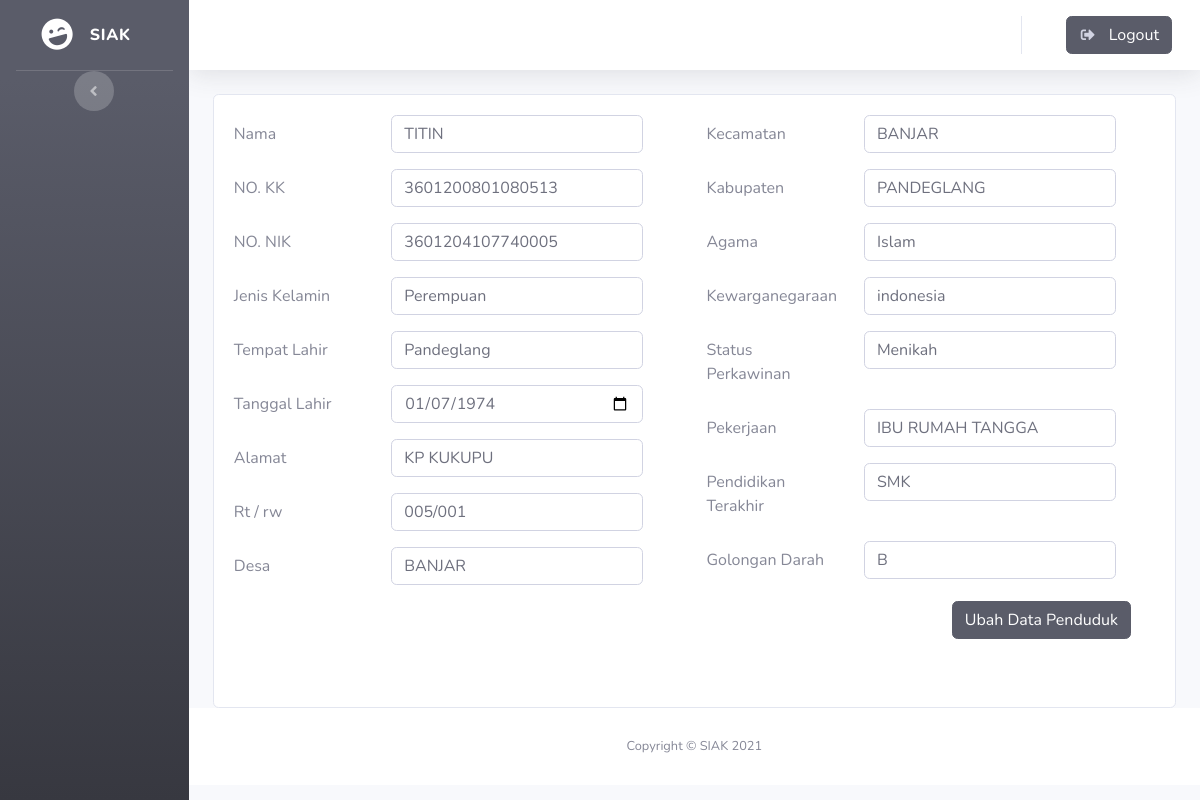
Page /admin/edit_penduduk/3601204107740005 on the earlier database version.
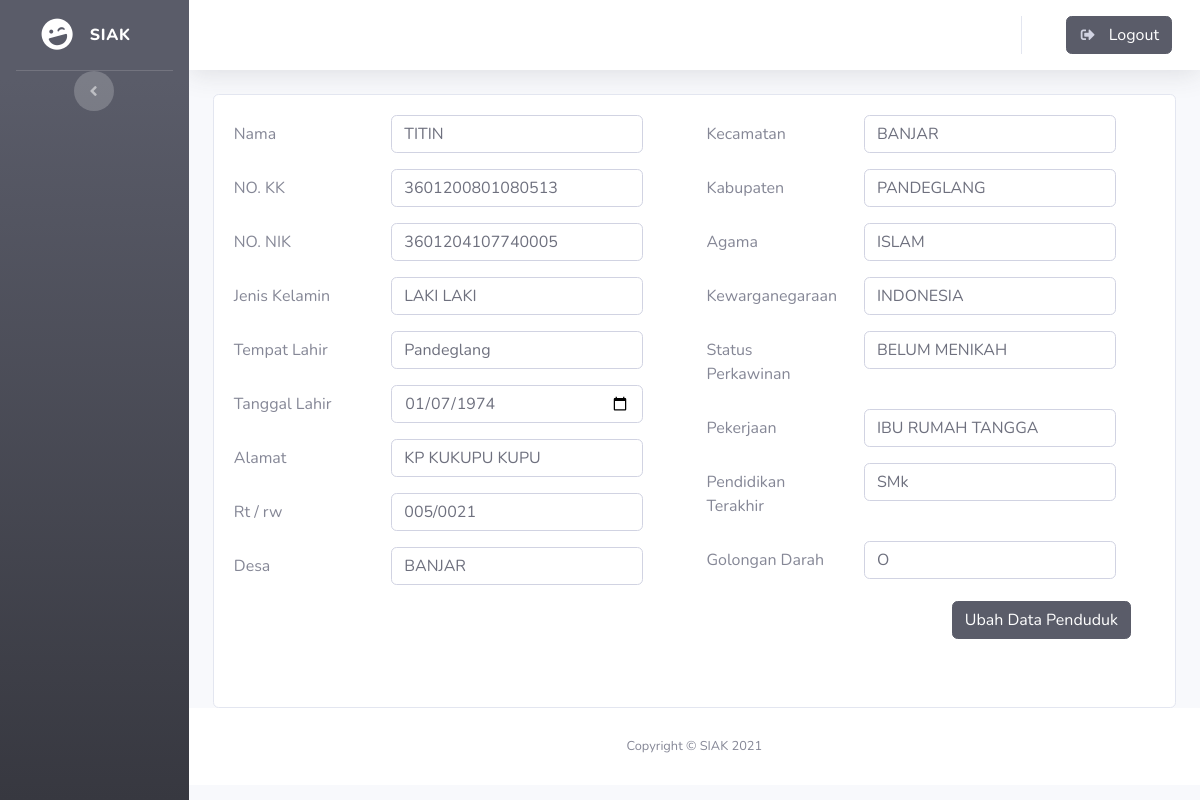
Same page on the later database version.
### tables this page shows
CREATE TABLE `masyarakat` (
  `id` int(11) NOT NULL,
  `kk` varchar(16) NOT NULL,
  `nik` varchar(16) NOT NULL,
  `nama` varchar(50) NOT NULL,
  `tempat_lahir` varchar(50) NOT NULL,
  `tanggal_lahir` date NOT NULL,
  `jk` varchar(15) NOT NULL,
  `agama` varchar(15) NOT NULL,
  `alamat` varchar(30) NOT NULL,
  `rt/rw` varchar(10) NOT NULL,
  `desa` varchar(30) NOT NULL,
  `kecamatan` varchar(30) NOT NULL,
  `kabupaten` varchar(30) NOT NULL,
  `pendidikan_terakhir` varchar(10) NOT NULL,
  `pekerjaan` varchar(50) NOT NULL,
  `status` varchar(30) NOT NULL,
  `kewarganegaraan` varchar(30) NOT NULL,
  `gol` varchar(3) NOT NULL,
  `gambar` varchar(255) NOT NULL
);

### application/controllers/admin.php (called while the page is built, shortened)
<?php
class admin extends CI_Controller
{
    public function __construct()
    {
        $this->load->model('model_masyarakat');
    }
    public function edit_penduduk($nik)
    {
        $data['pengguna'] = $this->model_masyarakat->sessionpengguna();
        $data['masyarakat'] = $this->model_masyarakat->getMasyarakatByNik();
        $data['menu'] = $this->model_masyarakat->menu();
        $data['masyarakat'] = $this->model_masyarakat->getMasyarakat($nik);
        $data['tittle'] = "Tambah Data Penduduk";
        $data['judul'] = "Tambah Penduduk";
        $this->form_validation->set_rules('nama', 'Nama', 'required|trim');
        $this->form_validation->set_rules('nik', 'NO. NIK', 'required|trim');
        $this->form_validation->set_rules('jk', 'Jenis Kelamin', 'required|trim');
        $this->form_validation->set_rules('tempat_lahir', 'Tempat Lahir', 'required|trim');
        $this->form_validation->set_rules('tanggal_lahir', 'Tanggal Lahir', 'required|trim');
        $this->form_validation->set_rules('alamat', 'Alamat', 'required|trim');
        $this->form_validation->set_rules('rt/rw', 'Rt / Rw', 'required|trim');
        $this->form_validation->set_rules('desa', 'Desa', 'required|trim');
        $this->form_validation->set_rules('kecamatan', 'Kecamatan', 'required|trim');
        $this->form_validation->set_rules('agama', 'Agama', 'required|trim');
        $this->form_validation->set_rules('status', 'Status Perkawinan', 'required|trim');
        $this->form_validation->set_rules('pekerjaan', 'Pekerjaan', 'required|trim');
        $this->form_validation->set_rules('gol', 'Golongan Darah', 'required|trim');
        $this->form_validation->set_rules('kabupaten', 'kabupaten', 'required|trim');
        $this->form_validation->set_rules('pendidikan_terakhir', 'Pendidikan Terakhir', 'required|trim');
        $this->form_validation->set_rules('kewarganegaraan', 'Kewarganegaraan', 'required|trim');
        $this->form_validation->set_rules('kk', 'NO.KK', 'required|trim');
        if ($this->form_validation->run() == false) {
            $this->load->view('templets/header', $data);
            $this->load->view('templets/sidebar');
            $this->load->view('templets/topbar');
            $this->load->view('admin/edit_penduduk', $data);
            $this->load->view('templets/footer');
        } else {
            $this->model_masyarakat->editpenduduk($nik);
            $this->session->set_flashdata('message', '<div class="alert alert-warning alert-dismissible fade show" role="alert"><strong>Berhasi di upload</strong></div>');
            redirect('admin/penduduk');
        }
    }
}

### index.php (called while the page is built, shortened)
<?php
require_once BASEPATH.'core/CodeIgniter.php';

### application/models/model_masyarakat.php (called while the page is built, shortened)
<?php
class model_masyarakat extends CI_Model
{
    public function getMasyarakatByNik()
    {
        $n = $this->db->get_where('login', ['nik' => $this->session->userdata('nik')])->row_array();
        $nik = $n['nik'];
        return $this->db->get_where('masyarakat', ['nik' => $nik])->row_array();
    }
    public function getMasyarakat($nik)
    {
        return $this->db->get_where('masyarakat', ['nik' => $nik])->row_array();
    }
}

### application/views/admin/edit_penduduk.php (the view, shortened to what the changed rows need)
<div class="container-fluid">
    <div class="card">
        <div class="card-body">
            <form action="<?= base_url('admin/edit_penduduk/') ?><?= $masyarakat['nik'] ?>" method="post">
                <div class="row">
                    <div class="col">
                        <div class="form-group row">
                            <div class="col-sm-7">
                                <input type="text" class="form-control" id="inputnama" name="nama" value="<?= $masyarakat['nama'] ?>">
                            </div>
                        </div>
                        <div class="form-group row">
                            <div class="col-sm-7">
                                <input type="text" class="form-control" id="inputnik" name="kk" value="<?= $masyarakat['kk'] ?>">
                            </div>
                        </div>
                        <div class="form-group row">
                            <div class="col-sm-7">
                                <input type="text" class="form-control" id="inputnik" name="nik" value="<?= $masyarakat['nik'] ?>">
                            </div>
                        </div>
                        <div class="form-group row">
                            <div class="col-sm-7">
                                <input type="text" class="form-control" id="inputnik" name="jk" value="<?= $masyarakat['jk'] ?>">
                            </div>
                        </div>
                        <div class="form-group row">
                            <div class="col-sm-7">
                                <input type="text" class="form-control" id="inputnik" name="tempat_lahir" value="<?= $masyarakat['tempat_lahir'] ?>">
                            </div>
                        </div>
                        <div class="form-group row">
                            <div class="col-sm-7">
                                <input type="date" class="form-control" id="inputnik" name="tanggal_lahir" value="<?= $masyarakat['tanggal_lahir'] ?>">
                            </div>
                        </div>
                        <div class="form-group row">
                            <div class="col-sm-7">
                                <input type="text" class="form-control" id="inputnik" name="alamat" value="<?= $masyarakat['alamat'] ?>">
                            </div>
                        </div>
                        <div class="form-group row">
                            <div class="col-sm-7">
                                <input type="text" class="form-control" id="inputnik" name="rt/rw" value="<?= $masyarakat['rt/rw'] ?>">
                            </div>
                        </div>
                        <div class="form-group row">
                            <div class="col-sm-7">
                                <input type="text" class="form-control" id="inputjk" name="desa" value="<?= $masyarakat['desa'] ?>">
                            </div>
                        </div>
                    </div>
                    <div class="col">
                        <div class="form-group row">
                            <div class="col-sm-7">
                                <input type="text" class="form-control" id="inputPassword" name="kecamatan" value="<?= $masyarakat['kecamatan'] ?>">
                            </div>
                        </div>
                        <div class="form-group row">
                            <div class="col-sm-7">
                                <input type="text" class="form-control" id="inputPassword" name="kabupaten" value="<?= $masyarakat['kabupaten'] ?>">
                            </div>
                        </div>
                        <div class="form-group row">
                            <div class="col-sm-7">
                                <input type="text" class="form-control" id="inputPassword" name="agama" value="<?= $masyarakat['agama'] ?>">
                            </div>
                        </div>
                        <div class="form-group row">
                            <div class="col-sm-7">
                                <input type="text" class="form-control" id="inputjk" name="kewarganegaraan" value="<?= $masyarakat['kewarganegaraan'] ?>">
                            </div>
                        </div>
                        <div class="form-group row">
                            <div class="col-sm-7">
                                <input type="text" class="form-control" id="inputPassword" name="status" value="<?= $masyarakat['status'] ?>">
                            </div>
                        </div>
                        <div class="form-group row">
                            <div class="col-sm-7">
                                <input type="text" class="form-control" id="inputPassword" name="pekerjaan" value="<?= $masyarakat['pekerjaan'] ?>">
                            </div>
                        </div>
                        <div class="form-group row">
                            <div class="col-sm-7">
                                <input type="text" class="form-control" id="inputPassword" name="pendidikan_terakhir" value="<?= $masyarakat['pendidikan_terakhir'] ?>">
                            </div>
                        </div>
                        <div class="form-group row">
                            <div class="col-sm-7">
                                <input type="text" class="form-control" id="inputPassword" name="gol" value="<?= $masyarakat['gol'] ?>">
                            </div>
                        </div>
                    </div>
                </div>
            </form>
        </div>
    </div>
</div>

Differences in the rows shown:
changed masyarakat "TITIN": jk "Perempuan" → "LAKI LAKI"; alamat "KP KUKUPU" → "KP KUKUPU KUPU"; value "005/001" → "005/0021"; agama "Islam" → "ISLAM"; kewarganegaraan "indonesia" → "INDONESIA"; status "Menikah" → "BELUM MENIKAH"; pendidikan_terakhir "SMK" → "SMk"; gol "B" → "O"
